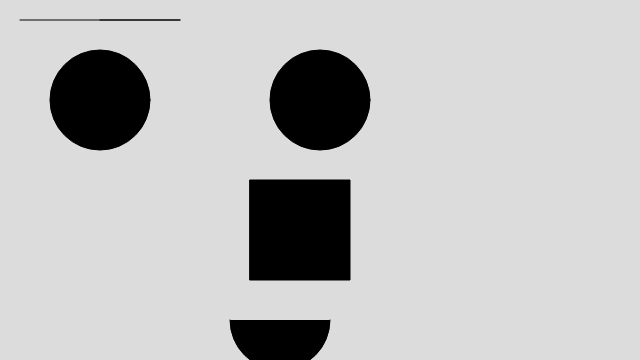
Frame 1 (no input)
Frame 60 (no input): identical to frame 1, image omitted
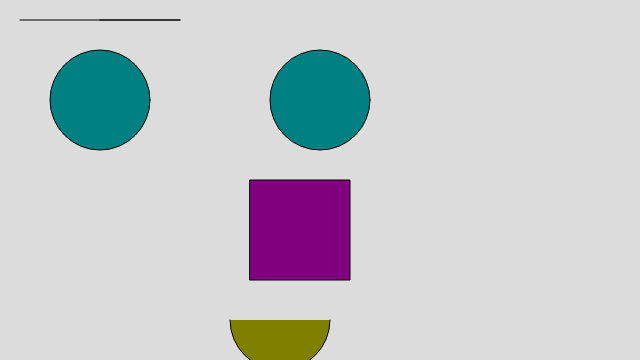
Frame 120 (the mouse pressed at the canvas centre since frame 60)

The p5.js sketch that drew these frames (run headless with seeded random() and noise() and a simulated clock; from frame 60 on, the mouse is pressed at the canvas centre):

// p5.js sketch
// ── sketch.js
/* This is my Self Portrait folder number */

function setup() {
    createCanvas(640, 360);
}

function draw() {
    background(220);
    
    var r = 0; // red;
	var g = map(mouseX, 0, width, 0, 255); // green
	var b = map(mouseY, 0, height, 0, 255); // blue
	fill(r, g, b);


    
    var r2 = map(mouseX, 0, width, 0, 255); // red;
	var g2 = 0; // green
	var b2 = map(mouseY, 0, height, 0, 255); // blue
    
     var r3 = map(mouseX, 0, width, 0, 255); // red;
	var g3 = map(mouseY, 0, height, 0, 255); // green
	var b3 = 0; // blue
    



	var x = width / 2;
	var y = height / 2;
	var s = width / 2;
	

    var ellipseX = 320;
    var ellipseY = 100;
    var ellipsediameter = 100;
    var ellipseX2=100
    var ellipseY2 = 100;
    var ellipsediameter2 = 100;
    var rectX= 250
    var rectY= 180
    var rectwidth=100
    var rectheight=100 
    var arcX=280 
    var arcY=320
    var arcW=100
    var arcH=100 
    var lineX=20
    var lineY=20
    var lineH=180
    var lineW=20
    var lineX2=100
    var lineY2=20
    var lineH2=180
    var lineW2=20
    var circle1="AQUA"
    var circle2="plum"
    var square="YELLOWGREEN"
    var mouth="LIGHTSAMON"
    
    fill(r, g, b);
    ellipse(ellipseX, ellipseY, ellipsediameter);

    fill(r, g, b);
    ellipse(ellipseX2, ellipseY2, ellipsediameter2);

    fill(r2, g2, b2);
rect(rectX,rectY,rectwidth,rectheight);

    fill(r3, g3, b3);
    arc(arcX, arcY, arcW, arcH, 0, PI);

    fill("LIGHTPINK");
    line(lineX, lineY, lineH, lineW);

    line(lineX2, lineY2, lineH2, lineW2);

}
